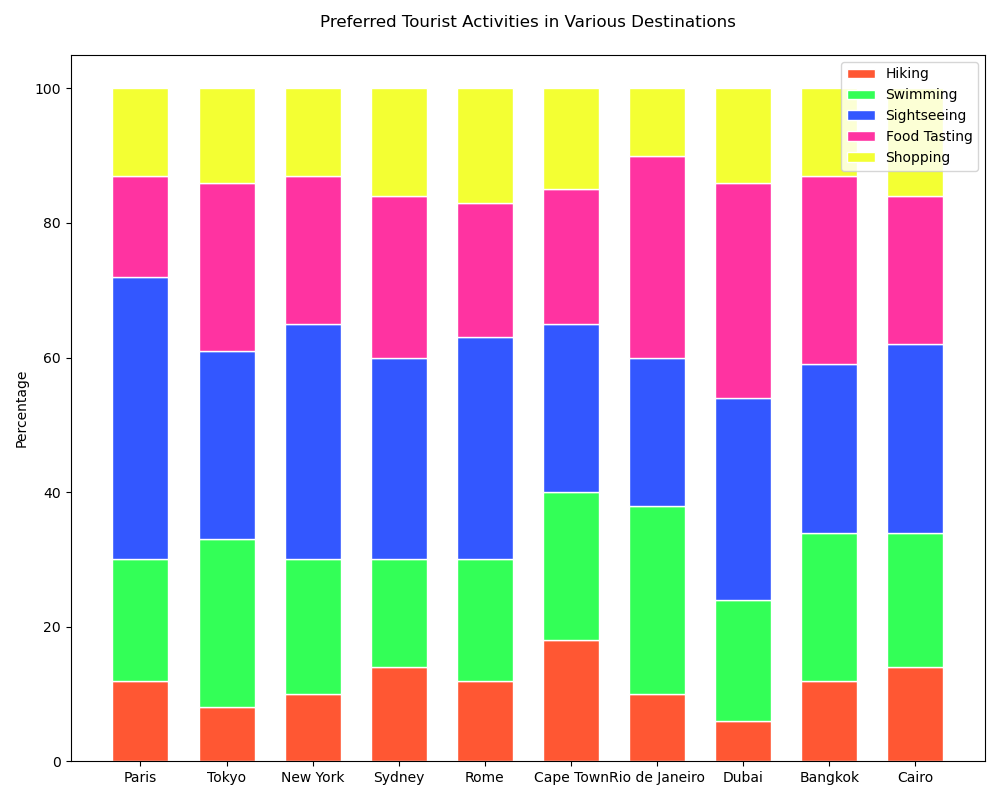

This chart was generated by the following Python code:

import matplotlib.pyplot as plt
import numpy as np

# Data
destinations = ['Paris', 'Tokyo', 'New York', 'Sydney', 'Rome', 'Cape Town', 'Rio de Janeiro', 'Dubai', 'Bangkok', 'Cairo']
hiking = np.array([12, 8, 10, 14, 12, 18, 10, 6, 12, 14])
swimming = np.array([18, 25, 20, 16, 18, 22, 28, 18, 22, 20])
sightseeing = np.array([42, 28, 35, 30, 33, 25, 22, 30, 25, 28])
food_tasting = np.array([15, 25, 22, 24, 20, 20, 30, 32, 28, 22])
shopping = np.array([13, 14, 13, 16, 17, 15, 10, 14, 13, 16])

# Stack data for percentage calculation
total = hiking + swimming + sightseeing + food_tasting + shopping
hiking_percentage = hiking / total * 100
swimming_percentage = swimming / total * 100
sightseeing_percentage = sightseeing / total * 100
food_tasting_percentage = food_tasting / total * 100
shopping_percentage = shopping / total * 100

# Plot
fig, ax = plt.subplots(figsize=(10, 8))
bar_width = 0.65

p1 = ax.bar(destinations, hiking_percentage, color='#FF5733', edgecolor='white', width=bar_width)
p2 = ax.bar(destinations, swimming_percentage, bottom=hiking_percentage, color='#33FF57', edgecolor='white', width=bar_width)
p3 = ax.bar(destinations, sightseeing_percentage, bottom=hiking_percentage + swimming_percentage, color='#3357FF', edgecolor='white', width=bar_width)
p4 = ax.bar(destinations, food_tasting_percentage, bottom=hiking_percentage + swimming_percentage + sightseeing_percentage, color='#FF33A1', edgecolor='white', width=bar_width)
p5 = ax.bar(destinations, shopping_percentage, bottom=hiking_percentage + swimming_percentage + sightseeing_percentage + food_tasting_percentage, color='#F3FF33', edgecolor='white', width=bar_width)

# Add labels and title
ax.set_ylabel('Percentage')
ax.set_title('Preferred Tourist Activities in Various Destinations', pad=20)
ax.legend((p1[0], p2[0], p3[0], p4[0], p5[0]), ('Hiking', 'Swimming', 'Sightseeing', 'Food Tasting', 'Shopping'), loc='upper right')

# Show plot
plt.tight_layout()
plt.show()
